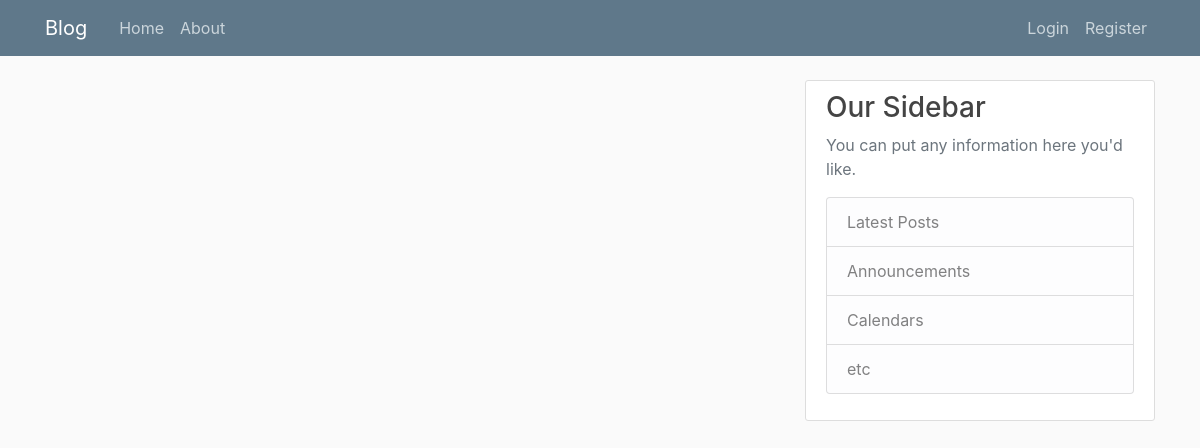
Page /blog/ on the earlier database version.
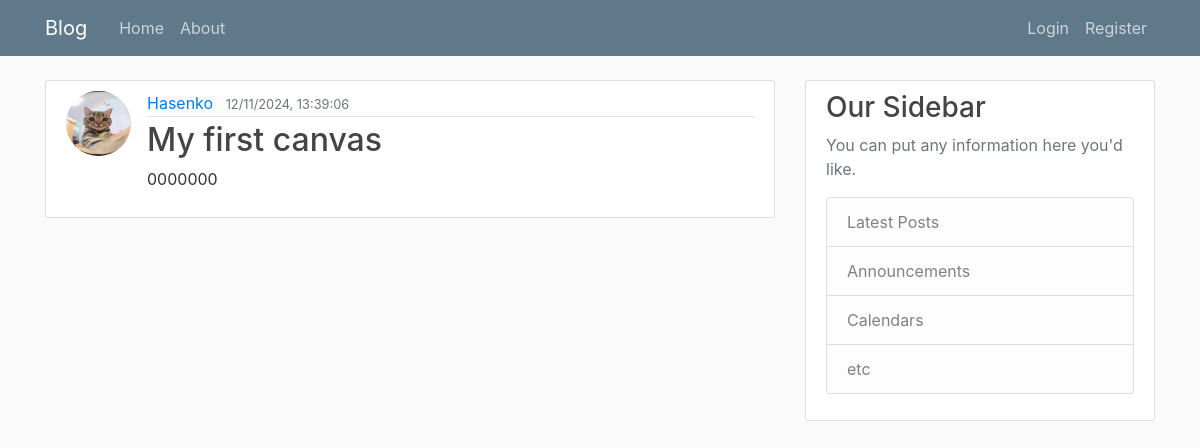
Same page on the later database version.
### blog/models.py (models this page shows, shortened)
class Canvas(models.Model):
    title = models.CharField(max_length=100)
    width = models.PositiveIntegerField(default=100)
    height = models.PositiveIntegerField(default=100)
    time_to_wait = models.PositiveIntegerField(default=3)
    content = models.TextField(default='blank')
    date_posted = models.DateTimeField(default=timezone.now)
    author = models.ForeignKey(User, on_delete=models.CASCADE)

### users/models.py (models this page shows, shortened)
class Profile(models.Model):
    user = models.OneToOneField(User, on_delete=models.CASCADE)
    image = models.ImageField(default='default.jpg', upload_to='profile_pics')

### blog/views.py (the view)
# urls.py: path('', CanvasListView.as_view(), name='blog-home'),
class CanvasListView(ListView):
    model = Canvas
    template_name = 'blog/home.html' # by default : <app>/<model>_<viewtype>.html
    context_object_name = 'canvases'
    ordering = ['-date_posted'] # replace by 'intensity' of the canvas

### blog/templates/blog/home.html
{% extends "blog/base.html" %}
{% block content %}
    {% for canvas in canvases %}
        <article class="media content-section">
            <img class="rounded-circle article-img" src="{{ canvas.author.profile.image.url }}" alt="author image">
            <div class="media-body">
                <div class="article-metadata">
                    <a class="mr-2" href="#">{{ canvas.author }}</a>
                    <small class="text-muted">{{ canvas.date_posted|date:"d/m/Y, H:i:s" }}</small>
                </div>
                <h2><a class="article-title" href="{% url 'canvas-detail' canvas.id %}">{{ canvas.title }}</a></h2>
                <p class="article-content">{{ canvas.content }}</p>
            </div>
        </article>
    {% endfor %}
{% endblock content %}

### blog/templates/blog/base.html (shortened to what this page needs)
{% load static %}
<!DOCTYPE html>
<html lang="en">
<head>
    <link rel="stylesheet" href="https://cdn.jsdelivr.net/npm/bootstrap@4.0.0/dist/css/bootstrap.min.css">
    <link rel="stylesheet" type="text/css" href="{% static 'blog/main.css' %}">
</head>
<body>
    <header class="site-header">
        <nav class="navbar navbar-expand-md navbar-dark bg-steel fixed-top">
          <div class="container">
            <a class="navbar-brand mr-4" href="{% url 'blog-home' %}">Blog</a>
            <div class="collapse navbar-collapse" id="navbarToggle">
              <div class="navbar-nav mr-auto">
                <a class="nav-item nav-link" href="{% url 'blog-home' %}">Home</a>
                <a class="nav-item nav-link" href="{% url 'blog-about' %}">About</a>
              </div>
              <div class="navbar-nav">
                {% if user.is_authenticated %}
                  <a class="nav-item nav-link" href="{% url 'canvas-create' %}">New Canvas</a>
                  <a class="nav-item nav-link" href="{% url 'profile' %}">Profile</a>
                  <form method="POST" action="{% url 'logout' %}">
                    {% csrf_token %}
                    <a href="javascript:void(0);" class="nav-item nav-link" onclick="this.closest('form').submit();">Logout</a>
                  </form>
                {% else %}
                  <a class="nav-item nav-link" href="{% url 'login' %}">Login</a>
                  <a class="nav-item nav-link" href="{% url 'register' %}">Register</a>
                {% endif %}
              </div>
            </div>
          </div>
        </nav>
    </header>
    <main role="main" class="container">
        <div class="row">
          <div class="col-md-8">
            {% block content %}{% endblock %}
          </div>
          <div class="col-md-4">
            <div class="content-section">
              <h3>Our Sidebar</h3>
              <p class='text-muted'>You can put any information here you'd like.
                <ul class="list-group">
                  <li class="list-group-item list-group-item-light">Latest Posts</li>
                  <li class="list-group-item list-group-item-light">Announcements</li>
                  <li class="list-group-item list-group-item-light">Calendars</li>
                  <li class="list-group-item list-group-item-light">etc</li>
                </ul>
              </p>
            </div>
          </div>
        </div>
    </main>
</body>
</html>

### blog/static/blog/main.css (style rules this page uses)
body { background: #fafafa; color: #333333; margin-top: 5rem; }
h1, h2, h3, h4, h5, h6 { color: #444444; }
ul { margin: 0; }
.bg-steel { background-color: #5f788a; }
.site-header .navbar-nav .nav-link { color: #cbd5db; }
.content-section { background: #ffffff; padding: 10px 20px; border: 1px solid #dddddd; border-radius: 3px; margin-bottom: 20px; }
.article-title { color: #444444; }
.article-content { white-space: pre-line; }
.article-img { height: 65px; width: 65px; margin-right: 16px; }
.article-metadata { padding-bottom: 1px; margin-bottom: 4px; border-bottom: 1px solid #e3e3e3 }

Differences in the rows shown:
added Canvas: author.profile.image (picture), author "Hasenko", date_posted "12/11/2024, 13:39:06", title "My first canvas", content "0000000"
